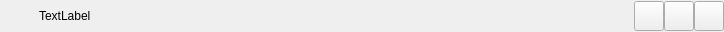
<?xml version="1.0" encoding="UTF-8"?>
<ui version="4.0">
 <class>StyleTitlebar</class>
 <widget class="QWidget" name="StyleTitlebar">
  <property name="geometry">
   <rect>
    <x>0</x>
    <y>0</y>
    <width>724</width>
    <height>32</height>
   </rect>
  </property>
  <property name="windowTitle">
   <string>Form</string>
  </property>
  <layout class="QHBoxLayout" name="horizontalLayout">
   <property name="spacing">
    <number>1</number>
   </property>
   <property name="leftMargin">
    <number>0</number>
   </property>
   <property name="topMargin">
    <number>0</number>
   </property>
   <property name="rightMargin">
    <number>0</number>
   </property>
   <property name="bottomMargin">
    <number>0</number>
   </property>
   <item>
    <widget class="QLabel" name="iconLabel">
     <property name="minimumSize">
      <size>
       <width>30</width>
       <height>26</height>
      </size>
     </property>
     <property name="maximumSize">
      <size>
       <width>30</width>
       <height>26</height>
      </size>
     </property>
     <property name="text">
      <string/>
     </property>
    </widget>
   </item>
   <item>
    <widget class="QLabel" name="titleLabel">
     <property name="text">
      <string/>
     </property>
     <property name="openExternalLinks">
      <bool>true</bool>
     </property>
    </widget>
   </item>
   <item>
    <widget class="QLabel" name="linkLabel">
     <property name="text">
      <string>TextLabel</string>
     </property>
     <property name="openExternalLinks">
      <bool>true</bool>
     </property>
    </widget>
   </item>
   <item>
    <spacer name="horizontalSpacer">
     <property name="orientation">
      <enum>Qt::Horizontal</enum>
     </property>
     <property name="sizeHint" stdset="0">
      <size>
       <width>591</width>
       <height>20</height>
      </size>
     </property>
    </spacer>
   </item>
   <item>
    <layout class="QHBoxLayout" name="systemBtnLayout">
     <property name="spacing">
      <number>0</number>
     </property>
     <item>
      <widget class="QPushButton" name="minBtn">
       <property name="minimumSize">
        <size>
         <width>30</width>
         <height>30</height>
        </size>
       </property>
       <property name="maximumSize">
        <size>
         <width>30</width>
         <height>30</height>
        </size>
       </property>
       <property name="text">
        <string/>
       </property>
      </widget>
     </item>
     <item>
      <widget class="QPushButton" name="maxBtn">
       <property name="minimumSize">
        <size>
         <width>30</width>
         <height>30</height>
        </size>
       </property>
       <property name="maximumSize">
        <size>
         <width>30</width>
         <height>30</height>
        </size>
       </property>
       <property name="text">
        <string/>
       </property>
      </widget>
     </item>
     <item>
      <widget class="QPushButton" name="closeBtn">
       <property name="minimumSize">
        <size>
         <width>30</width>
         <height>30</height>
        </size>
       </property>
       <property name="maximumSize">
        <size>
         <width>30</width>
         <height>30</height>
        </size>
       </property>
       <property name="text">
        <string/>
       </property>
      </widget>
     </item>
    </layout>
   </item>
  </layout>
 </widget>
 <resources/>
 <connections/>
</ui>
